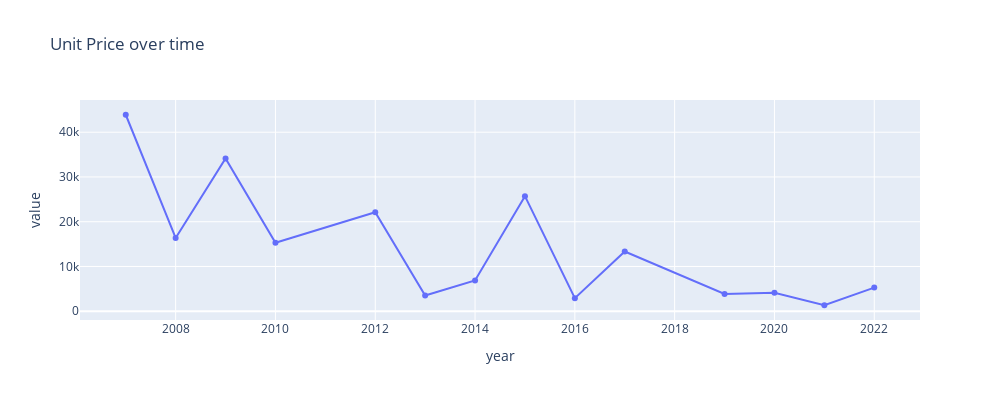
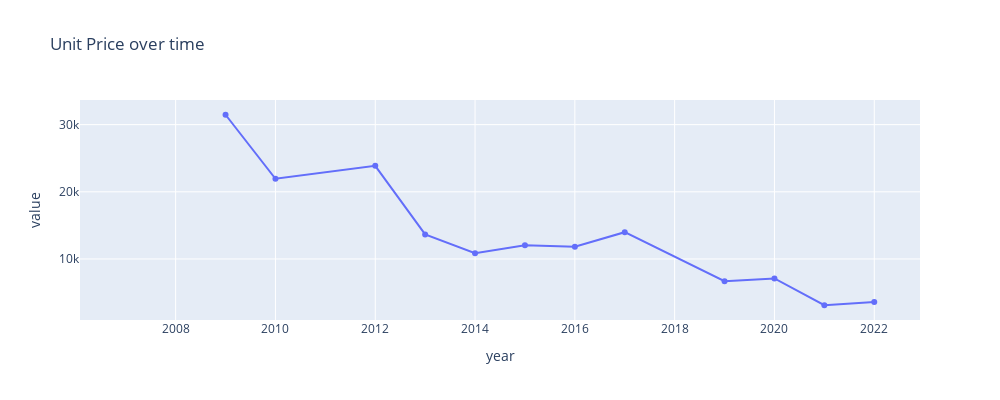

Here is the notebook cell these charts were saved with, in order:
### Code cell
# Weighted moving average
metric = metrics["weighted_median"]
temporal_smoothed_metric = f"{metric}_smoothed_temporal"

weights = np.array([1, 1, 1]) # [year - 2, year - 1, year]
weights_normalized = weights / np.sum(weights)
area_df[temporal_smoothed_metric] = area_df[metric].rolling(window=3).apply(lambda x: np.dot(x, weights_normalized))

plot_time_series(
    area_df,
    metric,
    group_by_columns,
    granularity_columns,
    f"Unit Price over time",
    # visible="legendonly",
    width=1000,
    height=400,
    showlegend=False
)

plot_time_series(
    area_df,
    temporal_smoothed_metric,
    group_by_columns,
    granularity_columns,
    f"Unit Price over time",
    # visible="legendonly",
    width=1000,
    height=400,
    showlegend=False
)

### Figure 1 — Plotly figure (JSON) as saved in the notebook; plotly's stock layout.template omitted (floating-point values rounded to 4 significant figures)
{"data": [{"hovertemplate": "variable=('Nagano-ken Ikusaka-mura', '20448')<br>year=%{x}<br>value=%{y}<extra></extra>", "legendgroup": "('Nagano-ken Ikusaka-mura', '20448')", "line": {"color": "#636efa", "dash": "solid"}, "marker": {"symbol": "circle"}, "mode": "lines+markers", "name": "('Nagano-ken Ikusaka-mura', '20448')", "orientation": "v", "showlegend": true, "type": "scatter", "x": [2007, 2008, 2009, 2010, 2012, 2013, 2014, 2015, 2016, 2017, 2019, 2020, 2021, 2022], "xaxis": "x", "y": [43900.0, 16360.0, 34150.0, 15310.0, 22120.0, 3512.0, 6887.0, 25710.0, 2903.0, 13330.0, 3848.0, 4137.0, 1333.0, 5282.0], "yaxis": "y"}], "layout": {"autosize": false, "height": 400, "hovermode": "closest", "legend": {"title": {"text": "variable"}, "tracegroupgap": 0}, "showlegend": false, "title": {"text": "Unit Price over time"}, "width": 1000, "xaxis": {"anchor": "y", "domain": [0, 1], "title": {"text": "year"}}, "yaxis": {"anchor": "x", "domain": [0, 1], "title": {"text": "value"}}}}

### Figure 2 — Plotly figure (JSON) as saved in the notebook; plotly's stock layout.template omitted (floating-point values rounded to 4 significant figures)
{"data": [{"hovertemplate": "variable=('Nagano-ken Ikusaka-mura', '20448')<br>year=%{x}<br>value=%{y}<extra></extra>", "legendgroup": "('Nagano-ken Ikusaka-mura', '20448')", "line": {"color": "#636efa", "dash": "solid"}, "marker": {"symbol": "circle"}, "mode": "lines+markers", "name": "('Nagano-ken Ikusaka-mura', '20448')", "orientation": "v", "showlegend": true, "type": "scatter", "x": [2007, 2008, 2009, 2010, 2012, 2013, 2014, 2015, 2016, 2017, 2019, 2020, 2021, 2022], "xaxis": "x", "y": [null, null, 31470.0, 21940.0, 23860.0, 13650.0, 10840.0, 12040.0, 11830.0, 13980.0, 6695.0, 7106.0, 3106.0, 3584.0], "yaxis": "y"}], "layout": {"autosize": false, "height": 400, "hovermode": "closest", "legend": {"title": {"text": "variable"}, "tracegroupgap": 0}, "showlegend": false, "title": {"text": "Unit Price over time"}, "width": 1000, "xaxis": {"anchor": "y", "domain": [0, 1], "title": {"text": "year"}}, "yaxis": {"anchor": "x", "domain": [0, 1], "title": {"text": "value"}}}}
